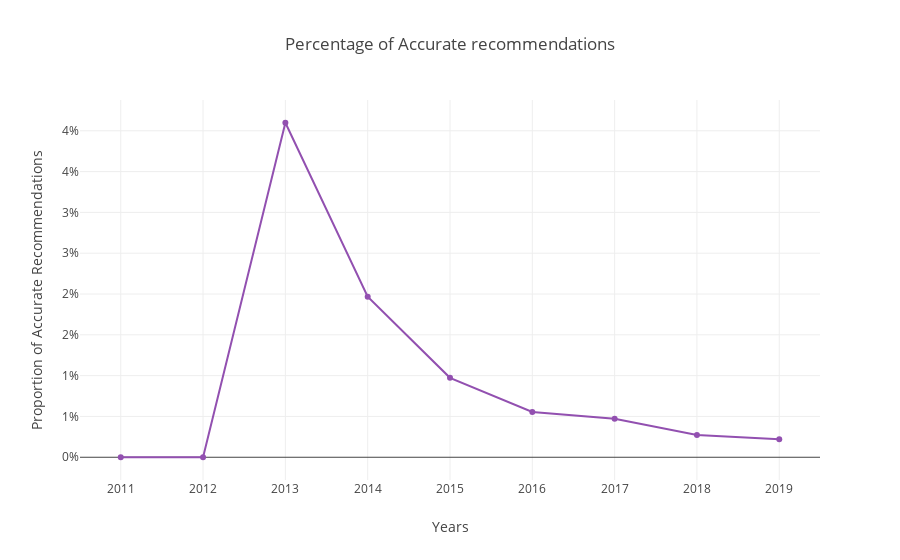

Here is the notebook cell this chart was saved with:
### Markdown cell above
## 4- Proportion of accurate recommendations:

The following graph plots the the Ratio of number of accurate recommendations over all recommendations made. We can see that even though an increase of number of accurate recommendations occured in 2016 (previous graph), it was due to a significant increase in recommendations made. Ideally, a good recommender should maximize the number of accurate recommendations and minimize the number of incorrect ones in order to avoid churning.

### Code cell
proportions_of_accurate_recommendations = np.array(accurate_recommendations_per_year)/np.array(all_recommendations_per_year)
proportions_of_accurate_recommendations = [0 if np.isnan(e) else e for e in proportions_of_accurate_recommendations]
#print(proportions_of_accurate_recommendations)
fig = {
    'data': [{
        'type': 'scatter',
        'x': years,
        'y': proportions_of_accurate_recommendations,
        'line': {'color': LINE_COLOR}
    },
    ],
    'layout': {
        'title': 'Percentage of Accurate recommendations',
        'xaxis': {'title': 'Years'},
        'yaxis': {'title': 'Proportion of Accurate Recommendations', 'tickformat': ',.0%'}
    }
}
iplot(fig)

### Figure 1 — Plotly figure (JSON) as saved in the notebook; plotly's stock layout.template omitted (floating-point values rounded to 4 significant figures)
{"data": [{"line": {"color": "#9250B0"}, "type": "scatter", "uid": "d3ab3565-cce7-4f02-a0e1-a41736406684", "x": [2011, 2012, 2013, 2014, 2015, 2016, 2017, 2018, 2019], "y": [0, 0, 0.04098, 0.01966, 0.009732, 0.005554, 0.004714, 0.002717, 0.002213]}], "layout": {"title": {"text": "Percentage of Accurate recommendations"}, "xaxis": {"title": {"text": "Years"}}, "yaxis": {"tickformat": ",.0%", "title": {"text": "Proportion of Accurate Recommendations"}}}}
